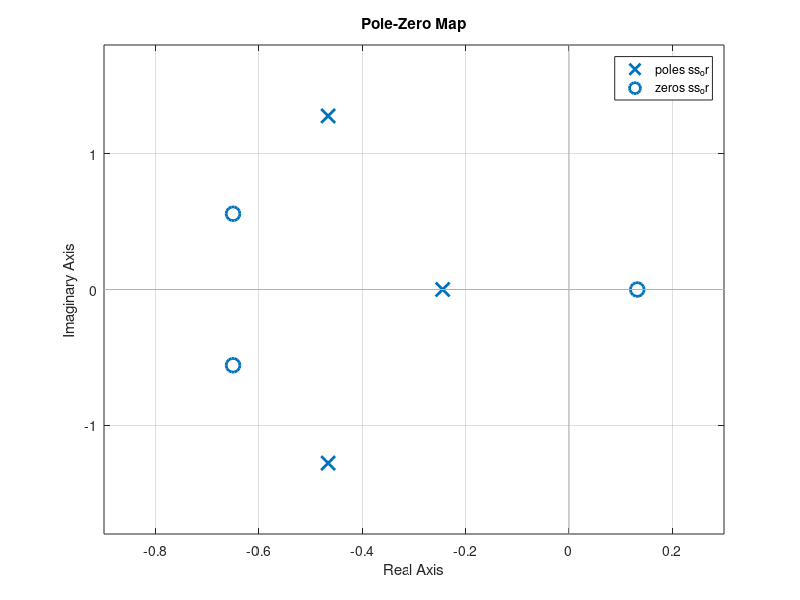
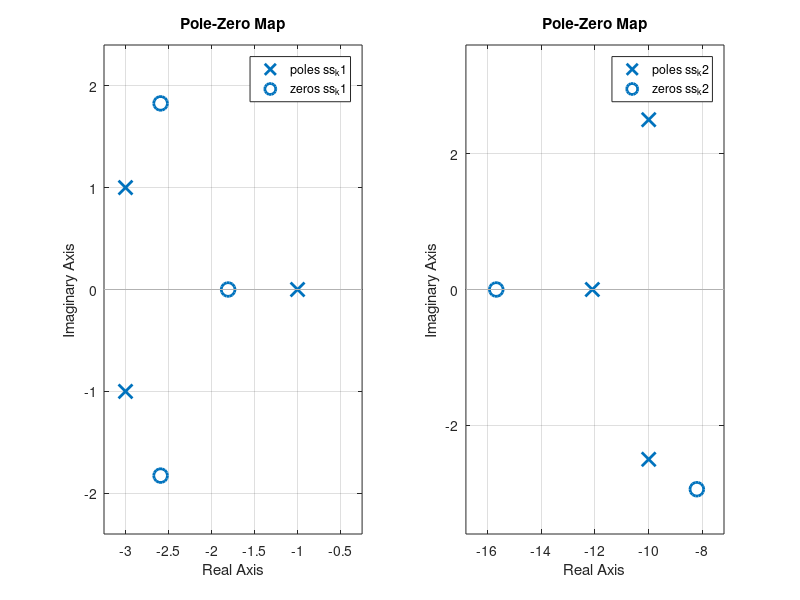
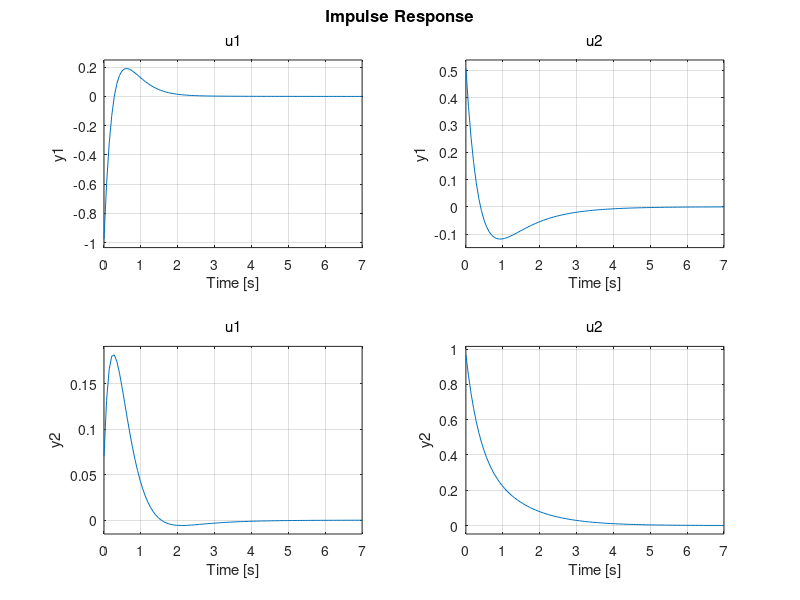
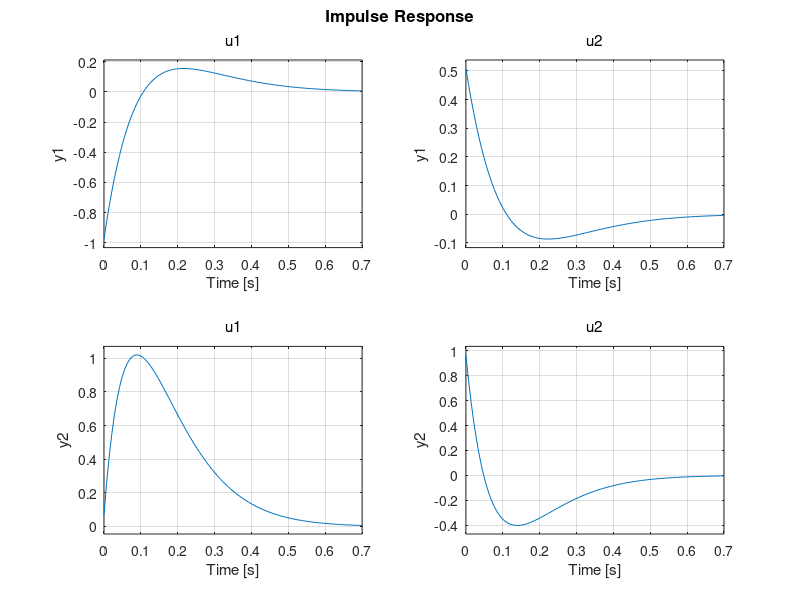

Here is the MATLAB script that generated these plots, in order:
clc;clear all;close all;
load ex2_data.mat;
%%
% simulate intial system
ss_or=ss(A,B2,C2,D1);
figure(1);
pzmap(ss_or);

%% a) Should the derivation here include the matrix C1?? as we can chose these
% X = lyap(A,B,C) solves the Sylvester equation:
%         A*X + X*B + C = 0

% pole placement with K1
G=rand(2,3);
spectrum=[-3 1 0; -1 -3 0; 0 0 -1];
% eig(spectrum)
X = lyap(A,-spectrum,-B2*G);
K1=G*inv(X);

ss_k1=ss(A-B2*K1,B2,C2,D1);
figure(2);subplot(1,2,1);
pzmap(ss_k1);

% pole placement with K1
rng(1);
G=rand(2,3);
spectrum=[-10 2.5 0; -2.5 -10 0; 0 0 -12.1];
% eig(spectrum)
X = lyap(A,-spectrum,-B2*G);
K2=G*inv(X);

ss_k2=ss(A-B2*K2,B2,C2,D1);
figure(2);subplot(1,2,2);
pzmap(ss_k2);

%% b) 
B1_ = B1*[1 0; 0 0;];
figure(3);
ss_k1_mod=ss(A-B2*K1,B1_,C2,D1);
impulse(ss_k1);
figure(4);
ss_k1_mod=ss(A-B2*K2,B1_,C2,D1);
impulse(ss_k2);